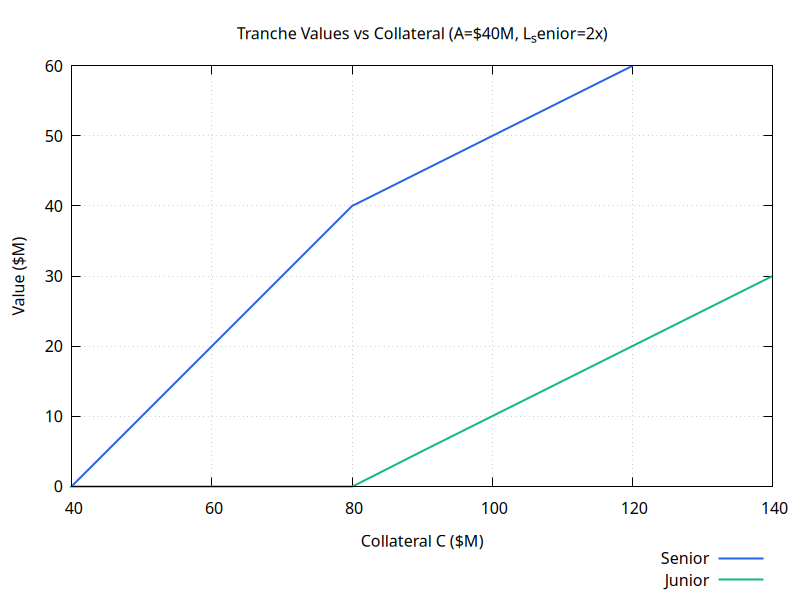

Recreate this plot in gnuplot.
set terminal pngcairo size 800,600 background "#ffffff"
set grid
set key bmargin
set style line 1 lc rgb "#2563eb" lw 2
set style line 2 lc rgb "#10b981" lw 2
set style line 3 lc rgb "#f59e0b" lw 2
set style line 4 lc rgb "#dc2626" lw 2
set style line 5 lc rgb "#8b5cf6" lw 2
set output "fixed-senior-tranche-values.png"
set title "Tranche Values vs Collateral (A=$40M, L_senior=2x)"
set xlabel "Collateral C ($M)"
set ylabel "Value ($M)"
set yrange [0:60]

plot '-' using 1:2 with lines ls 1 title 'Senior', \
     '-' using 1:2 with lines ls 2 title 'Junior'
40  0
50  10
60  20
70  30
80  40
90  45
100  50
110  55
120  60
130  65
140  70
e
40  0
50  0
60  0
70  0
80  0
90  5
100  10
110  15
120  20
130  25
140  30
e
